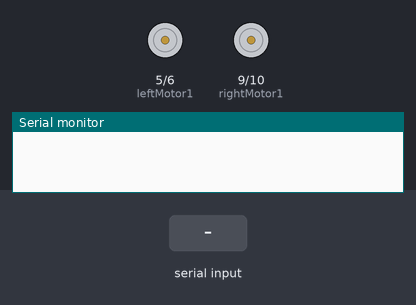
A sketch run on a simulated Arduino Uno, built with avr-gcc and run on an emulated ATmega328P. On the bench: motor-driver pin pairs drawn as motors (green arrow = first pin HIGH = forward, orange = second pin HIGH = backward, longer = more drive), the last lines printed to the serial monitor. The test bench sets the inputs (shaded band).

Above: at 1.2 s.
1.3 s: "F90\n" received over the second serial link
At 2.4 s:
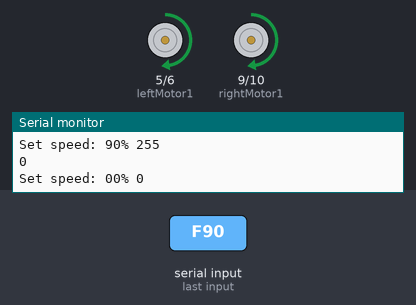
2.8 s: "F,45\n" received over the second serial link
At 3.6 s:
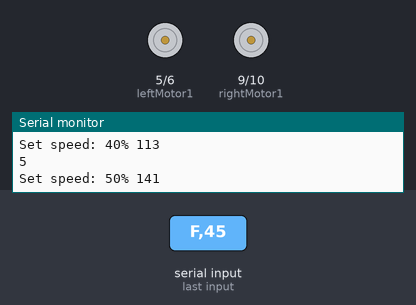
4.4 s: "B90\n" received over the second serial link
At 4.8 s:
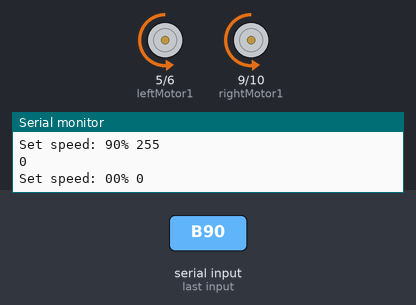
5.9 s: "R90\n" received over the second serial link
At 7.1 s:
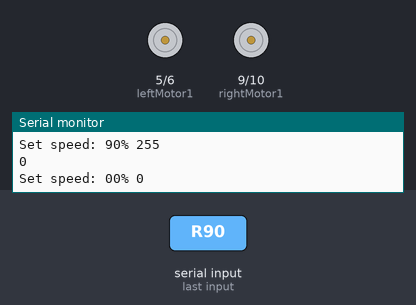
Timing chart, 0 to 8.9 s (numbered marks = the images above; inputs shaded):
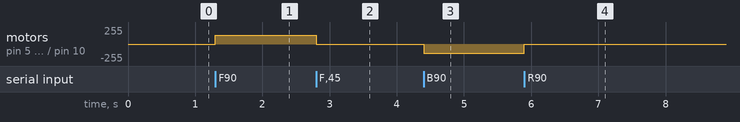

Measured:
- after the input at 1.3 s, motor on pin 5 (leftMotor1) / pin 6 (leftMotor2), motor on pin 9 (rightMotor1) / pin 10 (rightMotor2): stopped → forward 128/255 at once
- after the input at 2.8 s, motor on pin 5 (leftMotor1) / pin 6 (leftMotor2), motor on pin 9 (rightMotor1) / pin 10 (rightMotor2): forward 128/255 → stopped at once
- after the input at 4.4 s, motor on pin 5 (leftMotor1) / pin 6 (leftMotor2), motor on pin 9 (rightMotor1) / pin 10 (rightMotor2): stopped → backward 141/255 at once
- after the input at 5.9 s, motor on pin 5 (leftMotor1) / pin 6 (leftMotor2), motor on pin 9 (rightMotor1) / pin 10 (rightMotor2): backward 141/255 → stopped at once

The sketch:

robot.ino
```cpp
#include "SoftwareSerial.h"

#define BTrxPin 7
#define BTtxPin 8

// инициализируем новый последовательный порт
SoftwareSerial BTserial =  SoftwareSerial(BTrxPin, BTtxPin);

char cmd;
#define maxSpeed 255
byte speed=128;


//left motor
#define leftMotor1 5
#define leftMotor2 6

//right motor
#define rightMotor1 9
#define rightMotor2 10

//ШИМ пины для mini pro - 3,5,6,9,10,11


void setup() {
  // put your setup code here, to run once:
  Serial.begin(9600);

  // задаем режим работы выводов tx, rx:
  pinMode(BTrxPin, INPUT);
  pinMode(BTtxPin, OUTPUT);
  BTserial.begin(9600);
}

void setMotorsD(uint8_t leftForward, uint8_t leftBackward,uint8_t rightForward, uint8_t rightBackward)
{
    digitalWrite(leftMotor1,leftForward);
    digitalWrite(leftMotor2,leftBackward);
    digitalWrite(rightMotor1,rightForward);
    digitalWrite(rightMotor2,rightBackward);

}

void setMotorsA(uint8_t leftForward, uint8_t leftBackward,uint8_t rightForward, uint8_t rightBackward)
{
    analogWrite(leftMotor1,leftForward);
    analogWrite(leftMotor2,leftBackward);
    analogWrite(rightMotor1,rightForward);
    analogWrite(rightMotor2,rightBackward);

}


void loop() {
  // put your main code here, to run repeatedly:
  if (BTserial.available())
  {
    cmd=BTserial.read();
    Serial.println(cmd);
    if (cmd<='9' && cmd>='0') {
              Serial.print("Set speed: ");
              Serial.print(cmd);
              Serial.print("0% ");
              speed=maxSpeed*(cmd-48)/9;
              Serial.println(speed);
            }
            else
            {
                switch (cmd) {
                      case 'F':
                              //forward
                              Serial.println("FORWARD");
                              //setMotorsD(HIGH,LOW,HIGH,LOW);
                              setMotorsA(speed,LOW,speed,LOW);
                              break;

                      case 'B':
                              //backward
                              Serial.println("BACK");
                              //setMotorsD(LOW,HIGH,LOW,HIGH);
                              setMotorsA(LOW,speed,LOW,speed);
                              break;
                      case 'R':
                              //Right
                              Serial.println("RIGHT");
                              //setMotorsD(HIGH,LOW,LOW,HIGH);
                              setMotorsA(speed,LOW,LOW,speed);
                              break;
                      case 'L':
                              //Left
                              Serial.println("LEFT");
                              //setMotorsD(LOW,HIGH,HIGH,LOW);
                              setMotorsA(LOW,speed,speed,LOW);
                              break;
                      case 'D':
                              //stop
                              Serial.println("STOP");
                              //setMotorsD(LOW,LOW,LOW,LOW);
                              setMotorsA(LOW,LOW,LOW,LOW);
                              break;

                     }
            }
  delay(100);
    }
}
```
